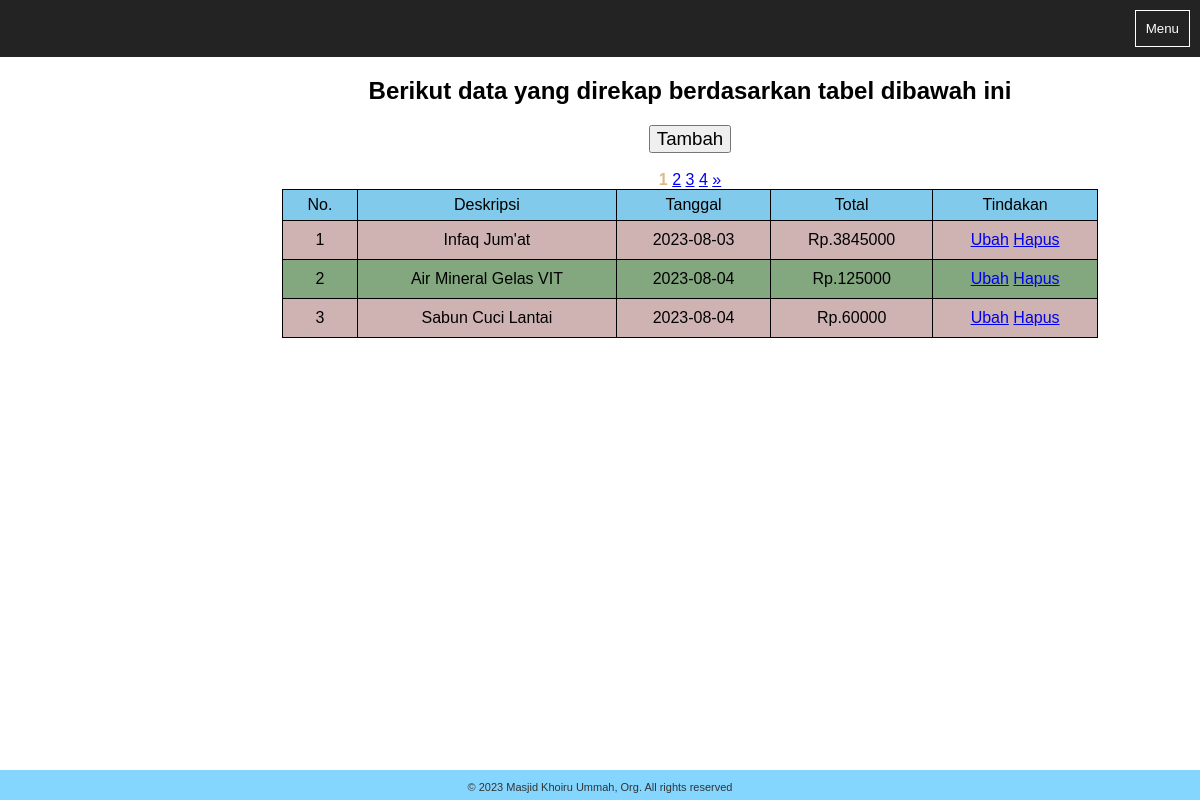
Screenshot of /admin/cekrekap.php with the database file from the repository.
### tables this page shows
CREATE TABLE `rekapdata` (
  `id` int(11) NOT NULL,
  `deskripsi` varchar(255) NOT NULL,
  `tgl` date NOT NULL,
  `nominal` varchar(255) NOT NULL
);

### functions.php (called while the page is built, shortened)
<?php
    require 'koneksi.php';
    function query($query){
        global $conn;
        $result = mysqli_query($conn, $query);
        $rows = [];
        while ($row = mysqli_fetch_assoc($result) ){
            $rows[] = $row;
        }
        return $rows;
    }
?>

### admin/cekrekap.php (the view, shortened to what this page needs)
<?php
	require '../functions.php';
    $cekrekap = query("SELECT*FROM rekapdata");
    $jumlahdata=3;
    $jumlahperdata=count(query("SELECT*FROM rekapdata"));
    $pageHal=ceil($jumlahperdata/$jumlahdata);
    $pageaktif=(isset($_GET["page"]) ) ? $_GET["page"] : 1;
    $pageawal=($jumlahdata*$pageaktif)-$jumlahdata;
    $cekrekap=query("SELECT*FROM rekapdata LIMIT $pageawal,$jumlahdata");
?>
<!DOCTYPE html>
<html lang="en">
  <head>
    <link rel="stylesheet" type="text/css" href="../style/style.css" />
  </head>
<body class="adminPAGE">
   <header>
    <button class="tombolmenu">Menu</button>
	</header>
	<section class="maindsb">
            <center>
			<h1 class="cekrekap">Berikut data yang direkap berdasarkan tabel dibawah ini</h1>
            <button><a href=tambah.php class="cetak">Tambah</a></button>
            <br><br>
				<?php for($i=1; $i<=$pageHal; $i++):?>
					<?php if($i==$pageaktif):?>
						<a class="pageWarna" href="?page=<?= $i;?>"><?=$i;?></a>
					<?php else :?>
						<a href="?page=<?= $i;?>"><?=$i;?></a>
					<?php endif;?>
				<?php endfor;?>
			<?php if($pageaktif<$pageHal) :?>
				<a href="?page=<?=$pageaktif+1;?>">&raquo;</a>
			<?php endif;?>
            </center>
            <table class="cekrekaptbladm" border="1" cellpadding="10" cellspacing="0">
            <tr>
                <th>No.</th>
                <th>Deskripsi</th>
                <th>Tanggal</th>
                <th>Total</th>
                <th>Tindakan</th>
            </tr>
            <?php $i = 1;  ?>
            <?php foreach($cekrekap as $row) : ?>
            <tr>
                <td><?= $i; ?></td>
                <td><?= $row["deskripsi"] ?></td>
                <td><?= $row["tgl"] ?></td>
                <td>Rp.<?= $row["nominal"] ?></td>
                <td>
                    <a href="ubahdata.php?id=<?= $row["id"];?>">Ubah</a>
                    <a href="hapus.php?id=<?= $row["id"];?>" onclick="return confirm('Yakin Hapus Data');">Hapus</a>
                </td>
            </tr>
            <?php $i++; ?>
            <?php endforeach; ?>
        </table>
	</section>
                <div class="botLogoFooter" id="footer">
                    <p>© 2023 Masjid Khoiru Ummah, Org. All rights reserved</p>
                </div>
  </body>
</html>

### style/style.css (style rules this page uses)
#footer { position:fixed; bottom:0; width:100%; height: 30px; background:#6cf; }
body.adminPAGE { font-family: Arial; margin: 0; padding: 0; height: 100%; }
header { background:#232323; padding:10px; color:#fff; font-family:"open sans"; overflow:hidden; margin: 0; }
.tombolmenu { float: right; background: transparent; padding: 10px; color: #fff; border: 1px solid #fff; cursor: pointer; }
.maindsb { padding:0; margin-left: 180px; }
div.botLogoFooter { background-color: aquamarine; color:rgb(0, 0, 0); font-size: 11px; font-family:Arial; opacity:0.8; text-align: center; width:100%; left:0; bottom:0; position:fixed; }
.cekrekaptbladm { font-size: 12pt; border-collapse:collapse; width:80%; font-family: Arial; border: 1px solid black; margin-left:10% ; }
.cekrekaptbladm, th { background-color: #62a5c2; color: black; font-weight: normal; vertical-align: center; text-align: center; }
.cekrekaptbladm th, .cekrekaptabel td { padding: 6px 12px; text-align: center; }
.cekrekaptbladm tr { background-color: #ffffff88; color:black; }
.cekrekaptbladm tr:nth-child(even) { background-color: #cfb3b3; color:black; text-align: center; }
.cekrekaptbladm tr:nth-child(odd) { background-color: #83a87f; color:black; text-align: center; }
.cekrekaptbl, th { background-color: #62a5c2; color: black; font-weight: normal; vertical-align: center; text-align: center; }
.cekrekapadm, th { background-color: #1ea4e2; color: black; font-weight: normal; vertical-align: center; text-align: center; }
.cetak { font-size: 14pt; font-style: normal; font-family: Arial; color: black; text-decoration: none; }
.rekapadmin, th { background-color: #81caec; color: black; font-weight: normal; vertical-align: center; text-align: center; }
a.pageWarna { font-weight: bold; color:burlywood; text-decoration: none; }

### rows the page displays
rekapdata: deskripsi "Infaq Jum'at", tgl "2023-08-03", nominal "3845000"
rekapdata: deskripsi "Air Mineral Gelas VIT", tgl "2023-08-04", nominal "125000"
rekapdata: deskripsi "Sabun Cuci Lantai", tgl "2023-08-04", nominal "60000"
